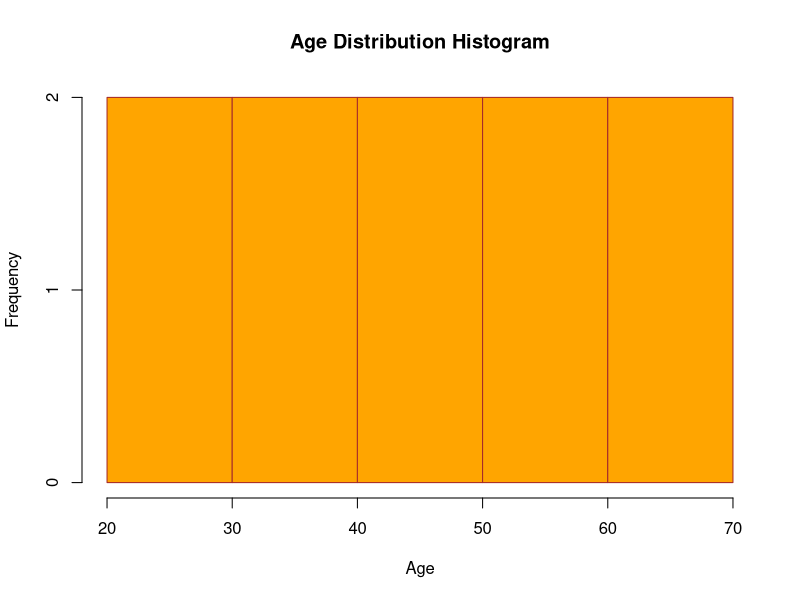

Generate this figure with R:
# Age data
age <- c(25, 30, 35, 40, 45, 50, 55, 60, 65, 70)

# Create histogram
hist(age,
     breaks = 5,              # number of bins
     col = "orange",
     main = "Age Distribution Histogram",
     xlab = "Age",
     ylab = "Frequency",
     border = "brown")